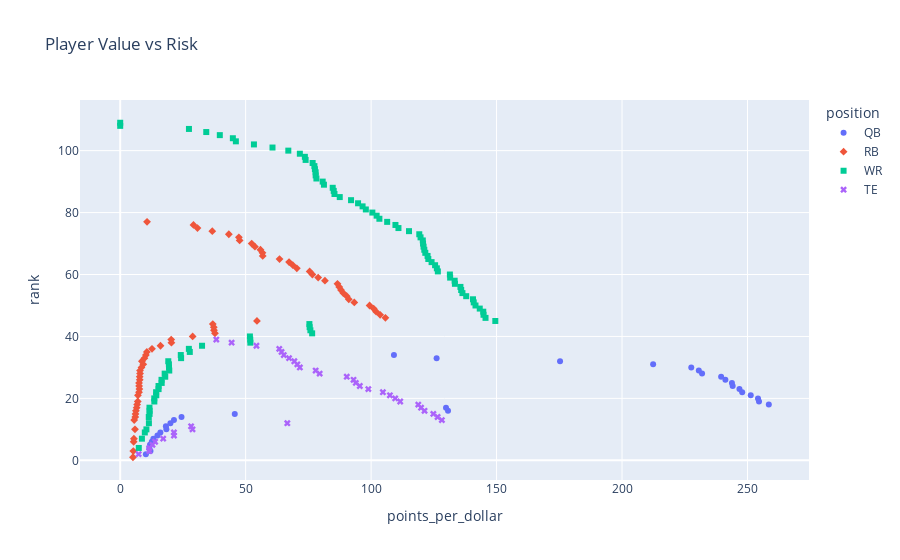

This figure's notebook cell:
### Code cell
fig = px.scatter(
    data_frame=data,
    x='points_per_dollar',
    y='rank',
    color='position',
    symbol='position',
    title='Player Value vs Risk', 
    hover_data=['name', '$', 'points'],
)
plotly.offline.plot(fig, filename='../plots/points_per_dollar_vs_rank.html', auto_open=False)
fig.show()

### Figure 1 — Plotly figure (JSON) as saved in the notebook; plotly's stock layout.template omitted (floating-point values rounded to 4 significant figures; data arrays with more than 128 entries replaced by an {"elided": "..."} marker saying what was removed)
{"data": [{"customdata": [["Justin Herbert", 35, 357.9], ["Kyler Murray", 29, 350], ["Jalen Hurts", 30, 348], ["Patrick Mahomes", 29, 344.1], ["Lamar Jackson", 27, 339.6], ["Tom Brady", 25, 330.5], ["Russell Wilson", 22, 326.5], ["Joe Burrow", 20, 320.2], ["Trey Lance", 17, 312.9], ["Dak Prescott", 17, 309.6], ["Matthew Stafford", 15, 300.1], ["Kirk Cousins", 14, 299.9], ["Aaron Rodgers", 12, 293.3], ["Derek Carr", 6, 274], ["Daniel Jones", 2, 261.3], ["Tua Tagovailoa", 2, 259.7], ["Trevor Lawrence", 1, 258.5], ["Mac Jones", 1, 254.6], ["Matt Ryan", 1, 254.2], ["Justin Fields", 1, 251.3], ["Jameis Winston", 1, 247.9], ["Ryan Tannehill", 1, 246.8], ["Carson Wentz", 1, 244.1], ["Mitch Trubisky", 1, 243.8], ["Jared Goff", 1, 241.2], ["Zach Wilson", 1, 239.5], ["Baker Mayfield", 1, 231.9], ["Marcus Mariota", 1, 230.6], ["Geno Smith", 1, 227.6], ["Davis Mills", 1, 212.4], ["Deshaun Watson", 1, 175.3], ["Kenny Pickett", 1, 126.1], ["Jacoby Brissett", 1, 109.1]], "hovertemplate": "position=QB<br>points_per_dollar=%{x}<br>rank=%{y}<br>name=%{customdata[0]}<br>$=%{customdata[1]}<br>points=%{customdata[2]}<extra></extra>", "legendgroup": "QB", "marker": {"color": "#636efa", "symbol": "circle"}, "mode": "markers", "name": "QB", "orientation": "v", "showlegend": true, "type": "scatter", "x": [10.23, 12.07, 11.6, 11.87, 12.58, 13.22, 14.84, 16.01, 18.41, 18.21, 20.01, 21.42, 24.44, 45.67, 130.7, 129.8, 258.5, 254.6, 254.2, 251.3, 247.9, 246.8, 244.1, 243.8, 241.2, 239.5, 231.9, 230.6, 227.6, 212.4, 175.3, 126.1, 109.1], "xaxis": "x", "y": [2, 3, 4, 5, 6, 7, 8, 9, 10, 11, 12, 13, 14, 15, 16, 17, 18, 19, 20, 21, 22, 23, 24, 25, 26, 27, 28, 29, 30, 31, 32, 33, 34], "yaxis": "y"}, {"customdata": {"elided": "69x3 mixed values"}, "hovertemplate": "position=RB<br>points_per_dollar=%{x}<br>rank=%{y}<br>name=%{customdata[0]}<br>$=%{customdata[1]}<br>points=%{customdata[2]}<extra></extra>", "legendgroup": "RB", "marker": {"color": "#EF553B", "symbol": "diamond"}, "mode": "markers", "name": "RB", "orientation": "v", "showlegend": true, "type": "scatter", "x": [5.089, 5.221, 5.36, 5.459, 5.893, 5.581, 6.003, 6.097, 6.266, 6.555, 6.747, 7, 7.07, 7.496, 7.65, 7.542, 7.504, 7.787, 7.77, 7.909, 7.891, 8.48, 9.189, 8.647, 9.662, 10.23, 10.62, 12.67, 16.06, 20.42, 20.33, 28.88, 37.77, 37.37, 37.3, 36.9, 54.5, 105.7, 103.6, 102, 101, 99.4, 93.3, 91.1, 90.3, 88.9, 88, 87.3, 86.6, 81.6, 78.9, 76.6, 75.5, 70.4, 68.8, 67.3, 63.5, 56.8, 56.7, 55.9, 53.7, 52.4, 47.6, 47.3, 43.3, 36.7, 30.8, 29.2, 10.7], "xaxis": "x", "y": [1, 3, 6, 7, 10, 13, 14, 15, 16, 17, 18, 19, 21, 22, 23, 24, 25, 26, 27, 28, 29, 30, 31, 32, 33, 34, 35, 36, 37, 38, 39, 40, 41, 42, 43, 44, 45, 46, 47, 48, 49, 50, 51, 52, 53, 54, 55, 56, 57, 58, 59, 60, 61, 62, 63, 64, 65, 66, 67, 68, 69, 70, 71, 72, 73, 74, 75, 76, 77], "yaxis": "y"}, {"customdata": {"elided": "100x3 mixed values"}, "hovertemplate": "position=WR<br>points_per_dollar=%{x}<br>rank=%{y}<br>name=%{customdata[0]}<br>$=%{customdata[1]}<br>points=%{customdata[2]}<extra></extra>", "legendgroup": "WR", "marker": {"color": "#00cc96", "symbol": "square"}, "mode": "markers", "name": "WR", "orientation": "v", "showlegend": true, "type": "scatter", "x": [7.409, 8.654, 9.809, 10.45, 11.44, 11.39, 11.71, 11.71, 11.66, 13.61, 13.57, 14.38, 14.31, 15.3, 15.28, 16.54, 16.46, 17.95, 17.72, 19.56, 19.46, 19.41, 19.17, 24.27, 24.14, 27.73, 27.37, 32.62, 51.87, 51.83, 51.7, 76.5, 75.8, 75.5, 75.4, 149.5, 145.6, 144.8, 144.7, 143.3, 141.6, 140.9, 140.6, 137.9, 136.4, 135.9, 135.6, 133.4, 133.3, 131.5, 131.4, 126.6, 126.2, 125.5, 124.1, 122.8, 122.5, 121.6, 121.2, 120.9, 120.7, 120.6, 119.7, 119.2, 115.1, 110.9, 109.7, 106.4, 103.3, 102.2, 100.5, 97.9, 96.6, 94.8, 92, 87.5, 85.4, 85.1, 84.7, 81.2, 80.7, 78.2, 77.9, 77.9, 77.6, 77.4, 76.7, 73.9, 73.6, 71.6, 67, 60.7, 53.3, 46.1, 44.9, 39.7, 34.3, 27.4, 0, 0], "xaxis": "x", "y": [4, 7, 9, 10, 12, 14, 15, 16, 17, 19, 20, 21, 22, 23, 24, 25, 26, 27, 28, 29, 30, 31, 32, 33, 34, 35, 36, 37, 38, 39, 40, 41, 42, 43, 44, 45, 46, 47, 48, 49, 50, 51, 52, 53, 54, 55, 56, 57, 58, 59, 60, 61, 62, 63, 64, 65, 66, 67, 68, 69, 70, 71, 72, 73, 74, 75, 76, 77, 78, 79, 80, 81, 82, 83, 84, 85, 86, 87, 88, 89, 90, 91, 92, 93, 94, 95, 96, 97, 98, 99, 100, 101, 102, 103, 104, 105, 106, 107, 108, 109], "yaxis": "y"}, {"customdata": [["Travis Kelce", 29, 213], ["Dalton Schultz", 15, 173.9], ["Kyle Pitts", 15, 173.8], ["Darren Waller", 13, 167.2], ["George Kittle", 12, 166.9], ["T.J. Hockenson", 9, 154.2], ["Dallas Goedert", 7, 150], ["Zach Ertz", 7, 149.9], ["Cole Kmet", 5, 144.1], ["Dawson Knox", 5, 141.3], ["Pat Freiermuth", 2, 133.2], ["Hunter Henry", 1, 128.2], ["Noah Fant", 1, 126.5], ["Irv Smith Jr.", 1, 124.8], ["Gerald Everett", 1, 121.3], ["Mike Gesicki", 1, 119.9], ["Evan Engram", 1, 118.8], ["Tyler Higbee", 1, 111.6], ["Logan Thomas", 1, 109.6], ["Albert Okwuegbunam", 1, 107.5], ["David Njoku", 1, 104.7], ["Mo Alie-Cox", 1, 98.9], ["Robert Tonyan", 1, 95.5], ["Austin Hooper", 1, 93.9], ["Hayden Hurst", 1, 93], ["Brevin Jordan", 1, 90.3], ["Kyle Rudolph", 1, 79.5], ["Adam Trautman", 1, 77.9], ["Daniel Bellinger", 1, 71.6], ["Tommy Tremble", 1, 70.6], ["Cameron Brate", 1, 69.4], ["Jonnu Smith", 1, 67.3], ["C.J. Uzomah", 1, 65.2], ["Ricky Seals-Jones", 1, 64.3], ["Greg Dulcich", 1, 63.4], ["Trey McBride", 1, 54.3], ["Will Dissly", 1, 44.4], ["Jelani Woods", 1, 38.3]], "hovertemplate": "position=TE<br>points_per_dollar=%{x}<br>rank=%{y}<br>name=%{customdata[0]}<br>$=%{customdata[1]}<br>points=%{customdata[2]}<extra></extra>", "legendgroup": "TE", "marker": {"color": "#ab63fa", "symbol": "x"}, "mode": "markers", "name": "TE", "orientation": "v", "showlegend": true, "type": "scatter", "x": [7.345, 11.59, 11.59, 12.86, 13.91, 17.13, 21.43, 21.41, 28.82, 28.26, 66.6, 128.2, 126.5, 124.8, 121.3, 119.9, 118.8, 111.6, 109.6, 107.5, 104.7, 98.9, 95.5, 93.9, 93, 90.3, 79.5, 77.9, 71.6, 70.6, 69.4, 67.3, 65.2, 64.3, 63.4, 54.3, 44.4, 38.3], "xaxis": "x", "y": [2, 3, 4, 5, 6, 7, 8, 9, 10, 11, 12, 13, 14, 15, 16, 17, 18, 19, 20, 21, 22, 23, 24, 25, 26, 27, 28, 29, 30, 31, 32, 33, 34, 35, 36, 37, 38, 39], "yaxis": "y"}], "layout": {"legend": {"title": {"text": "position"}, "tracegroupgap": 0}, "title": {"text": "Player Value vs Risk"}, "xaxis": {"anchor": "y", "domain": [0, 1], "title": {"text": "points_per_dollar"}}, "yaxis": {"anchor": "x", "domain": [0, 1], "title": {"text": "rank"}}}}
